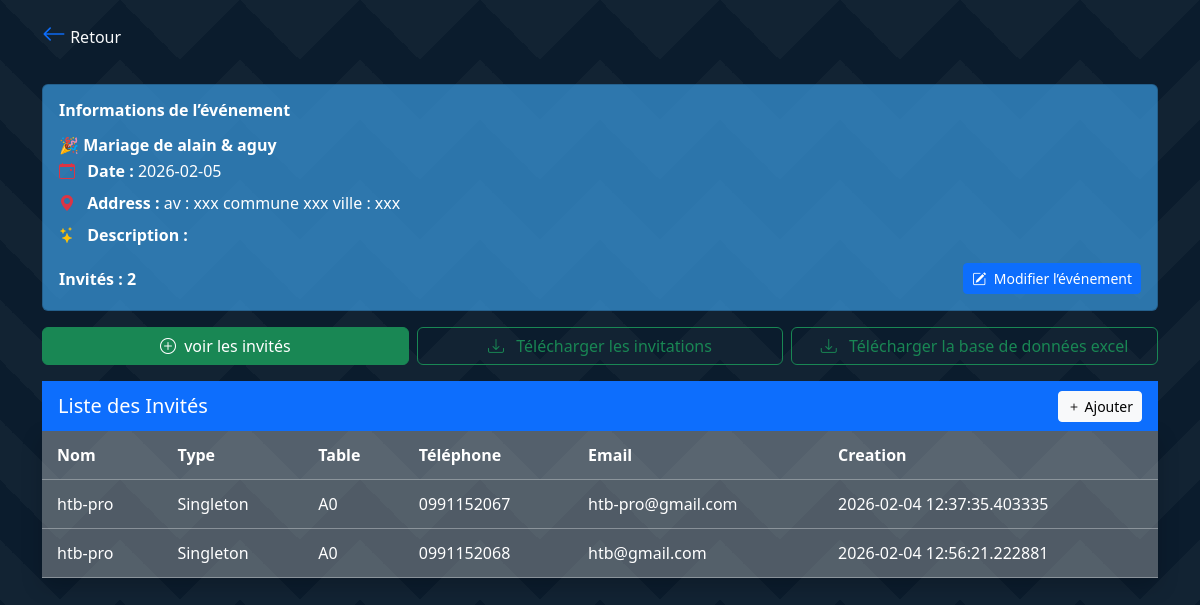
The page /event_description/fa16f528-88c4-489e-8d89-a16d81065494 on the database its author committed.
### models.py (models this page shows)
class Event(Base): #event table
    __tablename__="events"
    id = Column(String,primary_key=True,unique=True,default=lambda :str(uuid4()))
    name = Column(String(50))
    type = Column(String(50))
    date = Column(Date)
    address = Column(String(50))
    description = Column(Text,nullable=True)
    created_date = Column(DateTime,default=datetime.now())
    state = Column(String,default="en cours")
    guests = relationship("Guest",back_populates="event",cascade="all,delete")

class Guest(Base):
    __tablename__="guests"
    id = Column(String,primary_key=True,unique=True,default=lambda:str(uuid4()))
    name = Column(String(60))
    guest_type = Column(String(20))
    telephone =  Column(String,nullable=False)
    email= Column(String,nullable=True)
    place = Column(String,nullable=True)
    event_id = Column(String,ForeignKey('events.id'),nullable=False)
    created_date = Column(DateTime,default=datetime.now())
    is_present = Column(Boolean,default=False)
    qr_token = Column(String,unique=True,nullable=False,default=lambda : str(uuid4()))
    event = relationship("Event",back_populates="guests")
    invite = relationship("Invite",back_populates="guest",uselist = False,cascade="all,delete-orphan")
    __table_args__ = (
        UniqueConstraint('email', 'event_id', name='uix_email_event'),
        UniqueConstraint('telephone', 'event_id', name='uix_telephone_event'),
    )

### Routers/event.py (the view)
@Root.get("/event_form",name="event_form",response_class = HTMLResponse)#event form request
def getEventForm(request:Request):
    return templates.TemplateResponse("Event/Forms/event_form.html",{'request':request})

### Templates/Event/Home/mainEventView.html (shortened to what this page needs)
<!DOCTYPE html>
<html lang="fr">
<head>
    <link href="https://cdn.jsdelivr.net/npm/bootstrap@5.3.2/dist/css/bootstrap.min.css" rel="stylesheet">
    <link href="https://cdn.jsdelivr.net/npm/bootstrap-icons/font/bootstrap-icons.css" rel="stylesheet">
</head>
<body>
<div class="container py-3" style="position: relative;z-index: 1;">
    <div class="d-flex flex-row align-items-center mb-3">
        <a href="{{url_for('event_list')}}" class="text-decoration-none me-2">
            <i class="bi bi-arrow-left fs-4"></i>
        <span class="mb-0 text-light">Retour</span>
       </a>
    </div>
    <div class="card mb-3 eventDescription">
        <div class="card-body">
            <h6 class="fw-bold mb-3">Informations de l’événement</h6>
            <h6 class="fw-bold mb-1">🎉 {{event.name}}</h6>
            <p class="mb-2">
                <i class="bi bi-calendar-event text-danger me-2"></i>
                <strong>Date :</strong> {{event.date}}
            </p>
            <p class="mb-2">
                <i class="bi bi-geo-alt-fill text-danger me-2"></i>
                <strong>Address :</strong> {{event.address}}
            </p>
            <p class="mb-3">
                <i class="bi bi-stars text-warning me-2"></i>
                <strong>Description :</strong> {% if event.description%} {{event.description}}{%endif%}
            </p>
            <div class="d-flex justify-content-between align-items-center">
                <span class="fw-semibold">Invités : {{total}}</span>
                <a href="/edit_event/{{event.id}}">
                    <button class="btn btn-primary btn-sm">
                        <i class="bi bi-pencil-square me-1"></i>
                        Modifier l’événement
                    </button>
                </a>
            </div>
        </div>
    </div>
    <div class="row g-2 mb-3">
        <div class="col-4">
            <a href="/guest_list/{{event.id}}" class="btn btn-success w-100">
                <i class="bi bi-plus-circle me-1"></i>
                voir les invités
            </a>
        </div>
        <div class="col-4">
            <a href="/download/invite/{{event.id}}"  class="btn btn-outline-success w-100" >
                <i class="bi bi-download me-2"></i>
                Télécharger les invitations
            </a>
        </div>
        <div class="col-4">
            <a href="#"  class="btn btn-outline-success w-100" download>
                <i class="bi bi-download me-2"></i>
                Télécharger la base de données excel
            </a>
        </div>
    </div>
<div class="d-none d-md-block">
        <nav class="navbar bg-primary text-white px-3">
            <span class="navbar-brand mb-0 h5 text-white">
                Liste des Invités
            </span>
            <a href="/create/{{event.id}}/guest" class="btn btn-light btn-sm">
                <i class="bi bi-plus"></i> Ajouter
            </a>
        </nav>
    <div class="table-view">{% if guests.guests %}
        <table class="table table-striped table-hover table-easy">
            <thead>
                <tr>
                    <th>Nom</th>
                    <th>Type</th>
                    <th>Table</th>
                    <th>Téléphone</th>
                    <th>Email</th>
                    <th>Creation</th>
                </tr>
            </thead>
             {% for guest in guests.guests%}
            <tbody>
                <tr>
                    <td>{{ guest.name }}</td>
                    <td>{{ guest.guest_type }}</td>
                    <td>{{ guest.place }}</td>
                    <td>{{guest.telephone}}</td>
                    <td>{{guest.email}}</td>
                    <td>  {{guest.created_date}}</td>
                </tr>
            </tbody>  {% endfor %}
        </table>
            {%endif%}
        </div>
    </div>
</div>
</body>
</html>

### Templates/Event/Home/mainEventView.html (style rules this page uses)
body { font-family: "Segoe UI", system-ui, sans-serif; min-height: 100vh; background-color: #0b1c2d; position: relative; overflow-x: hidden; }
body::before { content: ""; position: fixed; inset: 0; background: linear-gradient(135deg, rgba(255,255,255,0.03) 25%, transparent 25%) -60px 0, linear-gradient(225deg, rgba(255,255,255,0.03) 25%, transparent 25%) -60px 0, linear-gradient(315deg, rgba(255,255,255,0.03) 25%, transparent 25%), linear-gradient(45deg, rgba(255,255,255,0.03) 25%, transparent 25%); background-size: 120px 120px; z-index: 0; }
.eventDescription { background-color : #3fa9f5a2; color : white; }
.table-view .table-easy { overflow: hidden; box-shadow: 0 8px 20px rgba(0, 0, 0, 0.2); color: #0b1c2d; }
.table-easy th, .table-easy td { padding: 12px 15px; }
.table th { background-color: rgb(255,255,255,0.3); border-color :rgb(255,255,255,0.3); color: white; }
.table td { background-color: rgb(255,255,255,0.3); border-color :rgb(255,255,255,0.3); color:white; }

### rows shown on the page
Event: name "Mariage de alain & aguy", date "2026-02-05", address "av : xxx commune xxx ville : xxx"
Guest: name "htb-pro", guest_type "Singleton", place "A0", telephone "0991152067", email "htb-pro@gmail.com", created_date "2026-02-04 12:37:35.403335"
Guest: name "htb-pro", guest_type "Singleton", place "A0", telephone "0991152068", email "htb@gmail.com", created_date "2026-02-04 12:56:21.222881"

### other values the page prints
{{ total }} "2"
